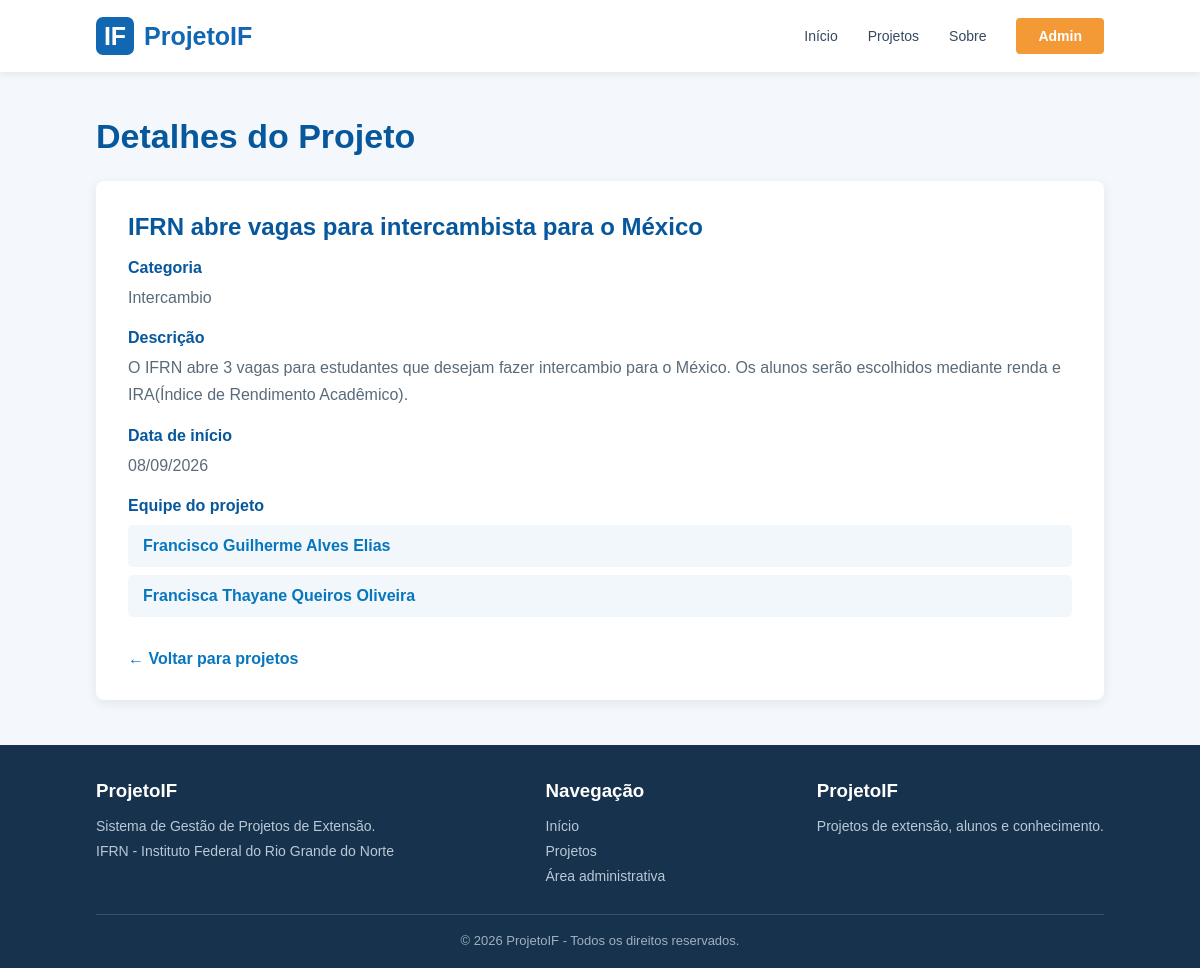
The page /detalhes_project/1/ on the database its author committed.
### app_IF/models.py (models this page shows, shortened)
class Projeto(models.Model):
    titulo = models.CharField(max_length=250)
    descricao = models.TextField()
    data_inicio = models.DateField()
    categoria = models.ForeignKey(
        Categoria,
        on_delete=models.CASCADE
    )
    equipe = models.ManyToManyField(
        Aluno
        )

class Categoria(models.Model):
    nome = models.CharField(max_length=200)

class Aluno(models.Model):
    nome = models.CharField(max_length=200)
    matricula = models.CharField(max_length=100)

### app_IF/views.py (the view)
# urls.py: path('detalhes_project/<int:id>/', views.detalhes_projeto, name='detalhes_projeto'),
def detalhes_projeto(request, id):
    projeto = Projeto.objects.get(id=id)
    return render(request, 'app_IF/detalhes_projeto.html', {'projeto': projeto})

### app_IF/templates/app_IF/detalhes_projeto.html (shortened to what this page needs)
{% extends 'base.html' %}
{% block content %}
<section class="container">
    <h1 class="page-title">
        Detalhes do Projeto
    </h1>
    <div class="detail-box">
        <h2>
            {{ projeto.titulo }}
        </h2>
        <p class="detail-label">
            Categoria
        </p>
        <p class="detail-text">
            {{ projeto.categoria.nome }}
        </p>
        <p class="detail-label">
            Descrição
        </p>
        <p class="detail-text">
            {{ projeto.descricao }}
        </p>
        <p class="detail-label">
            Data de início
        </p>
        <p class="detail-text">
            {{ projeto.data_inicio|date:"d/m/Y" }}
        </p>
        <p class="detail-label">
            Equipe do projeto
        </p>
        <ul class="student-list">
            {% for aluno in projeto.equipe.all %}
            <li>
                <a href="{% url 'detalhes_aluno' aluno.id %}">
                    {{ aluno.nome }}
                </a>
            </li>
            {% empty %}
            <li>
                Nenhum aluno cadastrado na equipe.
            </li>
            {% endfor %}
        </ul>
        <a href="{% url 'listagem_projetos' %}"
           class="back-link">
            ← Voltar para projetos
        </a>
    </div>
</section>
{% endblock %}

### static/css/styles.css (style rules this page uses)
* { margin: 0; padding: 0; box-sizing: border-box; }
body { font-family: Arial, Helvetica, sans-serif; background-color: #f4f8fc; color: #17324d; min-height: 100vh; display: flex; flex-direction: column; }
a { text-decoration: none; }
.container { width: 84%; max-width: 1100px; margin: 45px auto; }
.page-title { color: #07579c; font-size: 34px; margin-bottom: 10px; }
.detail-box { background-color: white; padding: 32px; border-radius: 8px; box-shadow: 0 3px 12px rgba(0, 0, 0, 0.08); margin-top: 25px; }
.detail-box h2 { color: #07579c; margin-bottom: 15px; }
.detail-label { color: #07579c; font-weight: bold; margin-top: 18px; margin-bottom: 7px; }
.detail-text { color: #596b7a; line-height: 1.7; }
.student-list { list-style: none; margin-top: 10px; }
.student-list li { background-color: #f1f7fb; margin-bottom: 8px; padding: 12px 15px; border-radius: 5px; }
.student-list a { color: #0876bd; font-weight: bold; }
.back-link { display: inline-block; margin-top: 25px; color: #0876bd; font-weight: bold; }

### rows shown on the page
Projeto: titulo "IFRN abre vagas para intercambista para o México", categoria.nome "Intercambio", descricao "O IFRN abre 3 vagas para estudantes que desejam fazer intercambio para o México. Os alunos serão escolhidos mediante renda e IRA(Índice de Rendimento Acadêmico).", data_inicio "08/09/2026"
Aluno: nome "Francisco Guilherme Alves Elias"
Aluno: nome "Francisca Thayane Queiros Oliveira"
